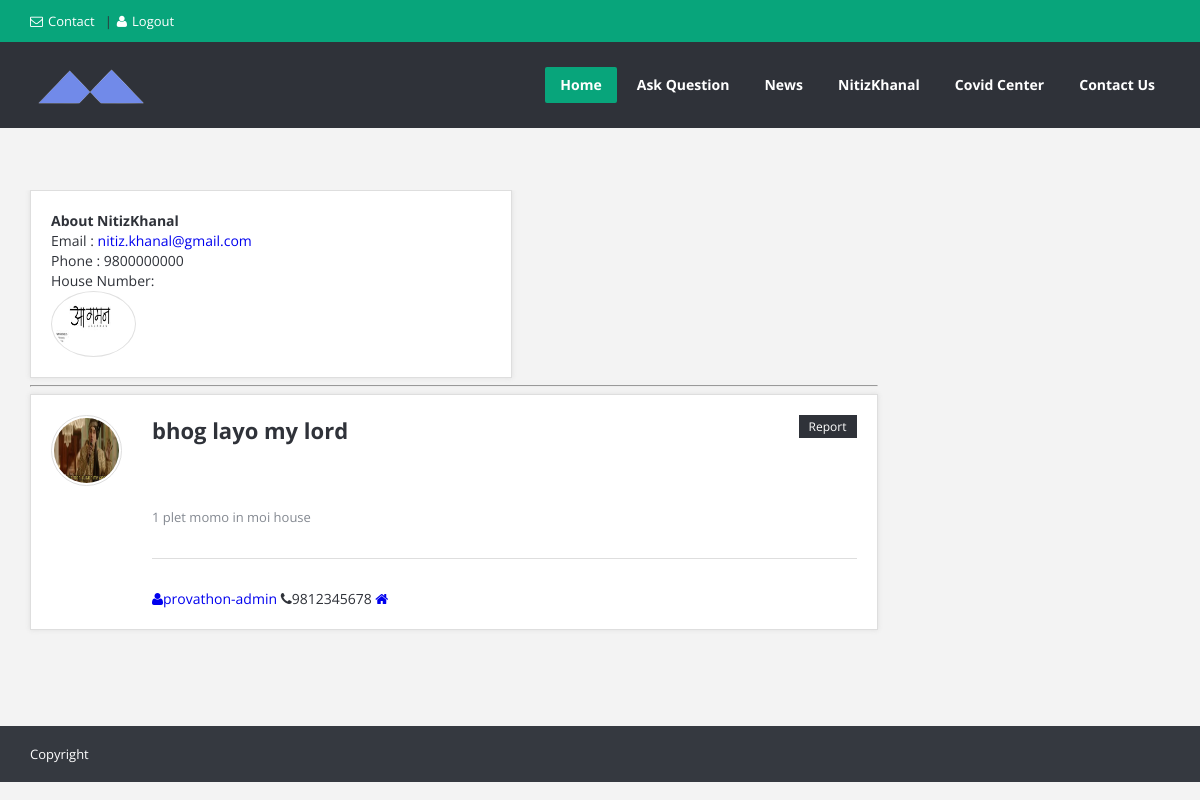
Screenshot of /users/profile/provathon-admin (signed in) with the database file from the repository.
### users/models.py (models this page shows, shortened)
class Profile(models.Model):
    user = models.OneToOneField(User, on_delete=models.CASCADE, null=True, blank=True)
    image = models.ImageField(default='default.jpg', upload_to='profile_pics')
    contact = models.CharField(max_length = 10, default = "Not entered")
    address = models.CharField(max_length=50, default = "Not entered")
    Gcode = models.CharField(max_length = 5, default = "Not entered")

### posts/models.py (models this page shows, shortened)
class Post(models.Model):
    title = models.CharField(max_length=100)
    content = models.TextField()
    date_posted = models.DateTimeField(default = timezone.now)
    author = models.ForeignKey(User, on_delete = models.CASCADE)
    settled = models.BooleanField(default=False)

### users/views.py (the view)
# urls.py: path('profile/<str:username>', UserPostListView.as_view(), name='user-profile'),
class UserPostListView(ListView):
    model = Post
    context_object_name = 'posts'
    template_name = 'users/user_profile.html'
    paginate_by = 2
    def get_queryset(self):
        user = get_object_or_404(User, username = self.kwargs.get('username'))
        return Post.objects.filter(author = user).order_by('-date_posted')

### users/templates/users/user_profile.html (shortened to what this page needs)
{% extends 'posts/base.html' %}
{% block content %}
	<section class="container main-content">
		<div class="row">
			<div class="col-md-9">
				<div class="row">
					<div class="user-profile">
						<div class="col-md-7">
							<div class="page-content">
								<h1><b>About {{ user.username }}</b></h1>
								<h3>Email : <a href = "mailto: {{user.email}}">{{ user.email }}</a></h3>
								<h3>Phone : {{ user.profile.contact }}</h3>
								<h3>House Number: {{ user.profile.gharNo }}</h3>
								<div class="user-profile-img"><img width="80" height="60"
								 src="{{user.profile.image.url}}" alt="user">
								</div>
							</div>
						</div>
						<div class="col-md-12">
							<hr/>
							{% for post in posts %}
							<article class="question question-type-normal">
								<h2>
									<a href="{% url 'post-details' post.id %}">{{post.title}}</a>
								</h2>
								<a class="question-report" href="#">Report</a>
								<div class="question-author">
									<a href="#" original-title="ahmed" class="question-author-img tooltip-n"><img alt="" src="{{ post.author.profile.image.url }}"></a>
								</div>
								<div class="question-inner">
									<p class="question-desc">{{ post.content }}</p>
										<span class=""><a href="#"><i class="icon-user"></i>{{post.author.username}}</a></span>
										<span class=""><i class="icon-phone"></i>{{ post.author.profile.contact }}</span>
										<span class=""><a href="#"><i class="icon-home"></i>{{ post.author.profile.gharNo}}</a></span>
								</div>
							</article>
							{% endfor %}
						</div>
					</div>
				</div>
			</div>
		</div>
	</section>
{% endblock %}

### posts/templates/posts/base.html (shortened to what this page needs)
{% load static %}
<!DOCTYPE html>
<html lang="en">
<head>
	<link rel="stylesheet" href="{% static 'posts/style.css' %}">
	<link rel="stylesheet" href="{% static 'posts/css/responsive.css' %}">
	<link rel="stylesheet" href="{% static 'posts/css/contents.css' %}">
</head>
<body>
<div id="wrap" class="grid_1200">
    	<div id="header-top">
		<section class="container clearfix">
			<nav class="header-top-nav">
				<ul>
					<li><a href="{% url 'contact' %}"><i class="icon-envelope"></i>Contact</a></li>
					{% if user.is_authenticated %}
					<li><a href="{% url 'logout' %}" id="login-panel"><i class="icon-user"></i>Logout</a></li>
					{% else %}
					<li><a href="{% url 'login' %}" id="login-panel"><i class="icon-user"></i>Login</a></li>
					{% endif %}
				</ul>
			</nav>
		</section>
	</div>
	<header id="header">
		<section class="container clearfix">
			<div class="logo"><a href="{% url 'home' %}"><img alt="" src="{% static 'posts/images/logo.png'%}"></a></div>
			<nav class="navigation">
				<ul>
					<li class="current_page_item"><a href="{% url 'home' %}">Home</a>
					</li>
					<li class="ask_question"><a href="{% url 'post-create' %}">Ask Question</a></li>
					<li><a href="https://www.neplinews.com" target="blank">News</a></li>
					{% if user.is_authenticated %}
					<li><a href="{% url 'user-profile' user.username%}">{{user.username}}</a>
					{% else %}
					<li><a href="{% url 'login'%}">User</a></li>
					{% endif%}
					<li><a href="{% url 'covid'%}">Covid Center</a></li>
					<li><a href="{% url 'contact'%}">Contact Us</a></li>
				</ul>
			</nav>
		</section>
	</header>
    {% block content %}{% endblock %}
</div>
</body>
<footer id="footer-bottom">
		<section class="container">
			<div class="copyrights f_left">Copyright<a href="#"></a></div>
		</section>
	</footer>
</html>

### posts/static/posts/css/responsive.css (style rules this page uses)
@media (min-width: 1200px) { .grid_1200 .navigation > ul > li > a { padding: 0 15px; } }

### posts/static/posts/css/contents.css (style rules this page uses)
.container.main-content { margin-top: 10%; padding-bottom:3%; position: relative; z-index: 991; }
.page-content,.about-author,.user-question,#related-posts { -moz-box-sizing: border-box; -webkit-box-sizing: border-box; box-sizing: border-box; padding: 20px; border: 1px solid #dedede; background: #FFF; -moz-box-shadow: 0 0 5px #dedede; -webkit-box-shadow: 0 0 5px #dedede; box-shadow: 0 0 5px #dedede; }
.page-content { overflow: hidden; height: 100%; }
.question { -moz-box-sizing: border-box; -webkit-box-sizing: border-box; box-sizing: border-box; margin-bottom: 30px; padding: 20px; border: 1px solid #dedede; background: #FFF; -moz-box-shadow: 0 0 5px #dedede; -webkit-box-shadow: 0 0 5px #dedede; box-shadow: 0 0 5px #dedede; position: relative; }
.question-inner { position: relative; margin-left: 101px; }
.question-author { position: absolute; top: 20px; left: 20px; float: left; text-align: center; width: 71px; height: 71px; overflow: hidden; padding: 2px; border: 1px solid #dedede; -moz-border-radius: 50%; -webkit-border-radius: 50%; border-radius: 50%; }
.question-author img { width: 65px; height: 65px; overflow: hidden; -moz-border-radius: 50%; -webkit-border-radius: 50%; border-radius: 50%; }
.question-author-img { position: relative; display: block; }
.question h2 { margin: 0 0 30px 101px; color: #474D5D; overflow: hidden; font-size: 22px; font-weight: bold; padding-right: 161px; }
.question h2 a { color: #2f3239; }
.question-report { float: right; font-size: 12px; background-color: #2f3239; padding: 4px 10px; position: absolute; top: 20px; right: 20px; height: 23px; line-height: 15px; }
.question-desc { margin-bottom: 20px; padding-bottom: 30px; line-height: 22px; font-size: 13px; border-bottom: 1px solid #dedede; color: #848991; }
.user-profile { overflow: hidden; height: 100%; position: relative; }
.user-profile .col-md-12 { margin-bottom: 30px; }
.user-profile p { margin: 30px 0; font-weight: normal; color: #848991; }
.user-profile-img { width: 85px; float: left; margin-right: 15px; padding: 2px; border: 1px solid #e0e0e0; background-color: #FFF; -moz-border-radius: 50%; -webkit-border-radius: 50%; border-radius: 50%; }
.user-profile-img img { width: 100%; -moz-border-radius: 50%; -webkit-border-radius: 50%; border-radius: 50%; }
#footer-bottom { background-color: #353940; padding: 16px 0; font-size: 12px; line-height: 24px; }
.copyrights { font-size: 13px; }

### posts/static/posts/css/base.css (style rules this page uses)
html, body, div, span, applet, object, iframe, h1, h2, h3, h4, h5, h6, p, blockquote, pre, a, abbr, acronym, address, big, cite, code, del, dfn, em, img, ins, kbd, q, s, samp, small, strike, strong, sub, sup, tt, var, b, u, i, center, dl, dt, dd, ol, ul, li, fieldset, form, label, legend, table, caption, tbody, tfoot, thead, tr, th, td, article, aside, canvas, details, embed, figure, figcaption, footer, header, hgroup, menu, nav, output, ruby, section, summary, time, mark, audio, video { margin: 0; padding: 0; border: 0; font-size: 100%; font: inherit; vertical-align: baseline; }
body { font-size: 14px; line-height: 22px; }
article, aside, details, figcaption, figure, footer, header, hgroup, menu, nav, section { display: block; }
ol, ul, li { list-style: none; }
p { margin: 0 0 20px 0; line-height: 22px; }
html { -webkit-text-size-adjust: none; }
* { outline: none; }
body,.qoute p,input,.button,label,.more,blockquote,.widget ul li,textarea { font-family: "Open Sans", Arial, sans-serif; }
.f_left { float: left !important; }

### rows the page displays
Post: title "bhog layo my lord", author.profile.image (picture), content "1 plet momo in moi house", author.username "provathon-admin", author.profile.contact "9812345678"

### other values shown
{{ user.username }} "NitizKhanal"
{{ user.email }} "nitiz.khanal@gmail.com"
{{ user.profile.contact }} "9800000000"
